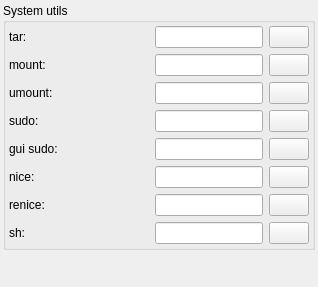
          <widget class="QWidget" name="tabSystem">
           <attribute name="title">
            <string>System</string>
           </attribute>
           <layout class="QVBoxLayout" name="verticalLayout_13">
            <property name="margin">
             <number>3</number>
            </property>
            <item>
             <widget class="QGroupBox" name="groupBox_18">
              <property name="title">
               <string>System utils</string>
              </property>
              <layout class="QVBoxLayout" name="_16">
               <property name="margin">
                <number>3</number>
               </property>
               <item>
                <widget class="QWidget" name="widget_36" native="true">
                 <layout class="QHBoxLayout" name="_17">
                  <property name="margin">
                   <number>0</number>
                  </property>
                  <item>
                   <widget class="QLabel" name="label_34">
                    <property name="minimumSize">
                     <size>
                      <width>140</width>
                      <height>0</height>
                     </size>
                    </property>
                    <property name="maximumSize">
                     <size>
                      <width>140</width>
                      <height>16777215</height>
                     </size>
                    </property>
                    <property name="text">
                     <string>tar:</string>
                    </property>
                   </widget>
                  </item>
                  <item>
                   <widget class="QLineEdit" name="txtTarBin">
                    <property name="sizePolicy">
                     <sizepolicy hsizetype="MinimumExpanding" vsizetype="Minimum">
                      <horstretch>0</horstretch>
                      <verstretch>0</verstretch>
                     </sizepolicy>
                    </property>
                   </widget>
                  </item>
                  <item>
                   <widget class="QPushButton" name="cmdGetTarBin">
                    <property name="sizePolicy">
                     <sizepolicy hsizetype="Preferred" vsizetype="Minimum">
                      <horstretch>0</horstretch>
                      <verstretch>0</verstretch>
                     </sizepolicy>
                    </property>
                    <property name="text">
                     <string/>
                    </property>
                    <property name="iconSize">
                     <size>
                      <width>16</width>
                      <height>16</height>
                     </size>
                    </property>
                   </widget>
                  </item>
                 </layout>
                </widget>
               </item>
               <item>
                <widget class="QWidget" name="widget_37" native="true">
                 <layout class="QHBoxLayout" name="_18">
                  <property name="margin">
                   <number>0</number>
                  </property>
                  <item>
                   <widget class="QLabel" name="label_35">
                    <property name="minimumSize">
                     <size>
                      <width>140</width>
                      <height>0</height>
                     </size>
                    </property>
                    <property name="maximumSize">
                     <size>
                      <width>140</width>
                      <height>16777215</height>
                     </size>
                    </property>
                    <property name="text">
                     <string>mount:</string>
                    </property>
                   </widget>
                  </item>
                  <item>
                   <widget class="QLineEdit" name="txtMountBin">
                    <property name="sizePolicy">
                     <sizepolicy hsizetype="MinimumExpanding" vsizetype="Minimum">
                      <horstretch>0</horstretch>
                      <verstretch>0</verstretch>
                     </sizepolicy>
                    </property>
                   </widget>
                  </item>
                  <item>
                   <widget class="QPushButton" name="cmdGetMountBin">
                    <property name="sizePolicy">
                     <sizepolicy hsizetype="Preferred" vsizetype="Minimum">
                      <horstretch>0</horstretch>
                      <verstretch>0</verstretch>
                     </sizepolicy>
                    </property>
                    <property name="text">
                     <string/>
                    </property>
                    <property name="iconSize">
                     <size>
                      <width>16</width>
                      <height>16</height>
                     </size>
                    </property>
                   </widget>
                  </item>
                 </layout>
                </widget>
               </item>
               <item>
                <widget class="QWidget" name="widget_38" native="true">
                 <layout class="QHBoxLayout" name="_19">
                  <property name="margin">
                   <number>0</number>
                  </property>
                  <item>
                   <widget class="QLabel" name="label_36">
                    <property name="minimumSize">
                     <size>
                      <width>140</width>
                      <height>0</height>
                     </size>
                    </property>
                    <property name="maximumSize">
                     <size>
                      <width>140</width>
                      <height>16777215</height>
                     </size>
                    </property>
                    <property name="text">
                     <string>umount:</string>
                    </property>
                   </widget>
                  </item>
                  <item>
                   <widget class="QLineEdit" name="txtUmountBin">
                    <property name="sizePolicy">
                     <sizepolicy hsizetype="MinimumExpanding" vsizetype="Minimum">
                      <horstretch>0</horstretch>
                      <verstretch>0</verstretch>
                     </sizepolicy>
                    </property>
                   </widget>
                  </item>
                  <item>
                   <widget class="QPushButton" name="cmdGetUmountBin">
                    <property name="sizePolicy">
                     <sizepolicy hsizetype="Preferred" vsizetype="Minimum">
                      <horstretch>0</horstretch>
                      <verstretch>0</verstretch>
                     </sizepolicy>
                    </property>
                    <property name="text">
                     <string/>
                    </property>
                    <property name="iconSize">
                     <size>
                      <width>16</width>
                      <height>16</height>
                     </size>
                    </property>
                   </widget>
                  </item>
                 </layout>
                </widget>
               </item>
               <item>
                <widget class="QWidget" name="widget_39" native="true">
                 <layout class="QHBoxLayout" name="_20">
                  <property name="margin">
                   <number>0</number>
                  </property>
                  <item>
                   <widget class="QLabel" name="label_37">
                    <property name="minimumSize">
                     <size>
                      <width>140</width>
                      <height>0</height>
                     </size>
                    </property>
                    <property name="maximumSize">
                     <size>
                      <width>140</width>
                      <height>16777215</height>
                     </size>
                    </property>
                    <property name="text">
                     <string>sudo:</string>
                    </property>
                   </widget>
                  </item>
                  <item>
                   <widget class="QLineEdit" name="txtSudoBin">
                    <property name="sizePolicy">
                     <sizepolicy hsizetype="MinimumExpanding" vsizetype="Minimum">
                      <horstretch>0</horstretch>
                      <verstretch>0</verstretch>
                     </sizepolicy>
                    </property>
                   </widget>
                  </item>
                  <item>
                   <widget class="QPushButton" name="cmdGetSudoBin">
                    <property name="sizePolicy">
                     <sizepolicy hsizetype="Preferred" vsizetype="Minimum">
                      <horstretch>0</horstretch>
                      <verstretch>0</verstretch>
                     </sizepolicy>
                    </property>
                    <property name="text">
                     <string/>
                    </property>
                    <property name="iconSize">
                     <size>
                      <width>16</width>
                      <height>16</height>
                     </size>
                    </property>
                   </widget>
                  </item>
                 </layout>
                </widget>
               </item>
               <item>
                <widget class="QWidget" name="widget_40" native="true">
                 <layout class="QHBoxLayout" name="_21">
                  <property name="margin">
                   <number>0</number>
                  </property>
                  <item>
                   <widget class="QLabel" name="label_38">
                    <property name="minimumSize">
                     <size>
                      <width>140</width>
                      <height>0</height>
                     </size>
                    </property>
                    <property name="maximumSize">
                     <size>
                      <width>140</width>
                      <height>16777215</height>
                     </size>
                    </property>
                    <property name="text">
                     <string>gui sudo:</string>
                    </property>
                   </widget>
                  </item>
                  <item>
                   <widget class="QLineEdit" name="txtGuiSudoBin">
                    <property name="sizePolicy">
                     <sizepolicy hsizetype="MinimumExpanding" vsizetype="Minimum">
                      <horstretch>0</horstretch>
                      <verstretch>0</verstretch>
                     </sizepolicy>
                    </property>
                   </widget>
                  </item>
                  <item>
                   <widget class="QPushButton" name="cmdGetGuiSudoBin">
                    <property name="sizePolicy">
                     <sizepolicy hsizetype="Preferred" vsizetype="Minimum">
                      <horstretch>0</horstretch>
                      <verstretch>0</verstretch>
                     </sizepolicy>
                    </property>
                    <property name="text">
                     <string/>
                    </property>
                    <property name="iconSize">
                     <size>
                      <width>16</width>
                      <height>16</height>
                     </size>
                    </property>
                   </widget>
                  </item>
                 </layout>
                </widget>
               </item>
               <item>
                <widget class="QWidget" name="widget_41" native="true">
                 <layout class="QHBoxLayout" name="_22">
                  <property name="margin">
                   <number>0</number>
                  </property>
                  <item>
                   <widget class="QLabel" name="label_39">
                    <property name="minimumSize">
                     <size>
                      <width>140</width>
                      <height>0</height>
                     </size>
                    </property>
                    <property name="maximumSize">
                     <size>
                      <width>140</width>
                      <height>16777215</height>
                     </size>
                    </property>
                    <property name="text">
                     <string>nice:</string>
                    </property>
                   </widget>
                  </item>
                  <item>
                   <widget class="QLineEdit" name="txtNiceBin">
                    <property name="sizePolicy">
                     <sizepolicy hsizetype="MinimumExpanding" vsizetype="Minimum">
                      <horstretch>0</horstretch>
                      <verstretch>0</verstretch>
                     </sizepolicy>
                    </property>
                   </widget>
                  </item>
                  <item>
                   <widget class="QPushButton" name="cmdGetNiceBin">
                    <property name="sizePolicy">
                     <sizepolicy hsizetype="Preferred" vsizetype="Minimum">
                      <horstretch>0</horstretch>
                      <verstretch>0</verstretch>
                     </sizepolicy>
                    </property>
                    <property name="text">
                     <string/>
                    </property>
                    <property name="iconSize">
                     <size>
                      <width>16</width>
                      <height>16</height>
                     </size>
                    </property>
                   </widget>
                  </item>
                 </layout>
                </widget>
               </item>
               <item>
                <widget class="QWidget" name="widget_42" native="true">
                 <layout class="QHBoxLayout" name="_23">
                  <property name="margin">
                   <number>0</number>
                  </property>
                  <item>
                   <widget class="QLabel" name="label_40">
                    <property name="minimumSize">
                     <size>
                      <width>140</width>
                      <height>0</height>
                     </size>
                    </property>
                    <property name="maximumSize">
                     <size>
                      <width>140</width>
                      <height>16777215</height>
                     </size>
                    </property>
                    <property name="text">
                     <string>renice:</string>
                    </property>
                   </widget>
                  </item>
                  <item>
                   <widget class="QLineEdit" name="txtReniceBin">
                    <property name="sizePolicy">
                     <sizepolicy hsizetype="MinimumExpanding" vsizetype="Minimum">
                      <horstretch>0</horstretch>
                      <verstretch>0</verstretch>
                     </sizepolicy>
                    </property>
                   </widget>
                  </item>
                  <item>
                   <widget class="QPushButton" name="cmdGetReniceBin">
                    <property name="sizePolicy">
                     <sizepolicy hsizetype="Preferred" vsizetype="Minimum">
                      <horstretch>0</horstretch>
                      <verstretch>0</verstretch>
                     </sizepolicy>
                    </property>
                    <property name="text">
                     <string/>
                    </property>
                    <property name="iconSize">
                     <size>
                      <width>16</width>
                      <height>16</height>
                     </size>
                    </property>
                   </widget>
                  </item>
                 </layout>
                </widget>
               </item>
               <item>
                <widget class="QWidget" name="widget_43" native="true">
                 <layout class="QHBoxLayout" name="_24">
                  <property name="margin">
                   <number>0</number>
                  </property>
                  <item>
                   <widget class="QLabel" name="label_41">
                    <property name="minimumSize">
                     <size>
                      <width>140</width>
                      <height>0</height>
                     </size>
                    </property>
                    <property name="maximumSize">
                     <size>
                      <width>140</width>
                      <height>16777215</height>
                     </size>
                    </property>
                    <property name="text">
                     <string>sh:</string>
                    </property>
                   </widget>
                  </item>
                  <item>
                   <widget class="QLineEdit" name="txtShBin">
                    <property name="sizePolicy">
                     <sizepolicy hsizetype="MinimumExpanding" vsizetype="Minimum">
                      <horstretch>0</horstretch>
                      <verstretch>0</verstretch>
                     </sizepolicy>
                    </property>
                   </widget>
                  </item>
                  <item>
                   <widget class="QPushButton" name="cmdGetShBin">
                    <property name="sizePolicy">
                     <sizepolicy hsizetype="Preferred" vsizetype="Minimum">
                      <horstretch>0</horstretch>
                      <verstretch>0</verstretch>
                     </sizepolicy>
                    </property>
                    <property name="text">
                     <string/>
                    </property>
                    <property name="iconSize">
                     <size>
                      <width>16</width>
                      <height>16</height>
                     </size>
                    </property>
                   </widget>
                  </item>
                 </layout>
                </widget>
               </item>
              </layout>
             </widget>
            </item>
            <item>
             <spacer name="verticalSpacer_9">
              <property name="orientation">
               <enum>Qt::Vertical</enum>
              </property>
              <property name="sizeHint" stdset="0">
               <size>
                <width>20</width>
                <height>34</height>
               </size>
              </property>
             </spacer>
            </item>
           </layout>
          </widget>
